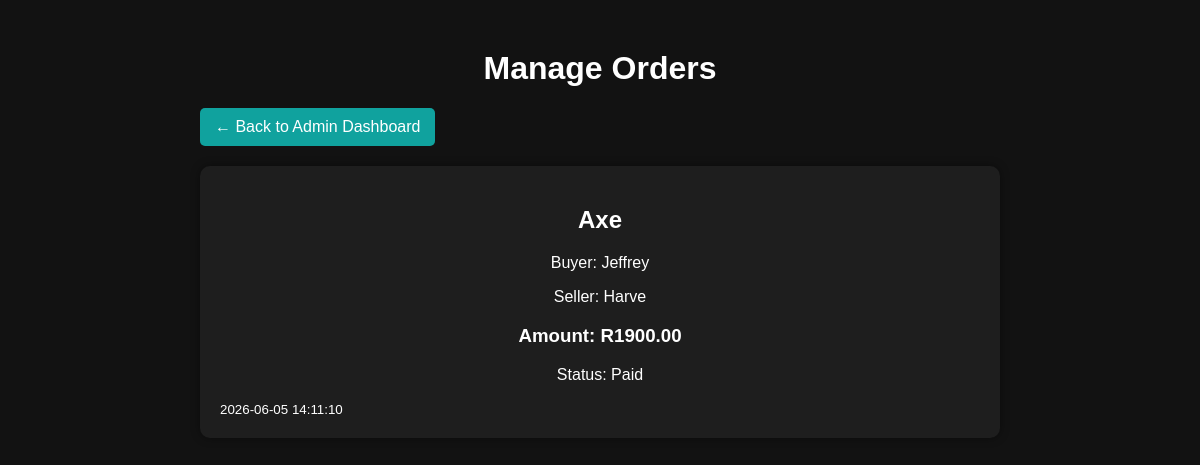
Page /kasitrade/admin/orders.php (signed in) on the committed database.
### tables this page shows
CREATE TABLE `orders` (
  `order_id` int(255) NOT NULL,
  `buyer_id` int(255) NOT NULL,
  `seller_id` int(255) NOT NULL,
  `product_id` int(255) NOT NULL,
  `amount` decimal(10,2) NOT NULL,
  `payment_status` varchar(50) NOT NULL DEFAULT 'Paid',
  `created_at` timestamp NOT NULL DEFAULT current_timestamp()
);

CREATE TABLE `products` (
  `product_id` int(255) NOT NULL,
  `seller_id` int(255) NOT NULL,
  `title` varchar(255) NOT NULL,
  `description` text NOT NULL,
  `price` decimal(10,2) NOT NULL,
  `image` varchar(255) NOT NULL,
  `category` varchar(100) NOT NULL,
  `status` varchar(20) NOT NULL DEFAULT 'Available'
);

CREATE TABLE `users` (
  `user_id` int(255) NOT NULL,
  `name` varchar(100) NOT NULL,
  `email` varchar(100) NOT NULL,
  `password` varchar(100) NOT NULL,
  `role` varchar(20) NOT NULL
);

### kasitrade/admin/orders.php (the view, shortened to what this page needs)
<?php
include("../includes/db.php");
$sql = "SELECT orders.*,
               products.title,
               buyer.name AS buyer_name,
               seller.name AS seller_name
        FROM orders
        JOIN products ON orders.product_id = products.product_id
        JOIN users AS buyer ON orders.buyer_id = buyer.user_id
        JOIN users AS seller ON orders.seller_id = seller.user_id
        ORDER BY orders.order_id DESC";
$result = mysqli_query($conn, $sql);
?>
<!DOCTYPE html>
<html>
<head>
<link rel="stylesheet" href="../css/style.css">
</head>
<body>
<div class="product-view-container">
<h1>Manage Orders</h1>
<a href="index.php" class="back-button">← Back to Admin Dashboard</a>
<?php while($row = mysqli_fetch_assoc($result)){ ?>
<div class="product-card">
    <h2><?php echo $row['title']; ?></h2>
    <p>Buyer: <?php echo $row['buyer_name']; ?></p>
    <p>Seller: <?php echo $row['seller_name']; ?></p>
    <h3>Amount: R<?php echo $row['amount']; ?></h3>
    <p>Status: <?php echo $row['payment_status']; ?></p>
    <small><?php echo $row['created_at']; ?></small>
</div>
<br>
<?php } ?>
</div>
</body>
</html>

### kasitrade/css/style.css (style rules this page uses)
body { margin:0; padding:0; font-family:Arial, sans-serif; background:#121212; color:white; }
* { box-sizing:border-box; }
a { color:#00b894; text-decoration:none; }
p { text-align:center; }
h1,h2,h3 { text-align:center; }
.product-card { background:#1e1e1e; padding:20px; border-radius:10px; box-shadow:0px 0px 10px rgba(0,0,0,0.4); transition:0.3s; }
.product-card p { text-align:center; }
.product-view-container { max-width:800px; width:90%; margin:50px auto; }
.back-button { display:inline-block; margin-bottom:20px; background:#10a29e; color:white; padding:10px 15px; border-radius:5px; text-decoration:none; transition:0.3s; }

### rows in the picture
orders: product.title "Axe", users.name "Jeffrey", users.name "Harve", amount "1900.00", payment_status "Paid", created_at "2026-06-05 14:11:10"
